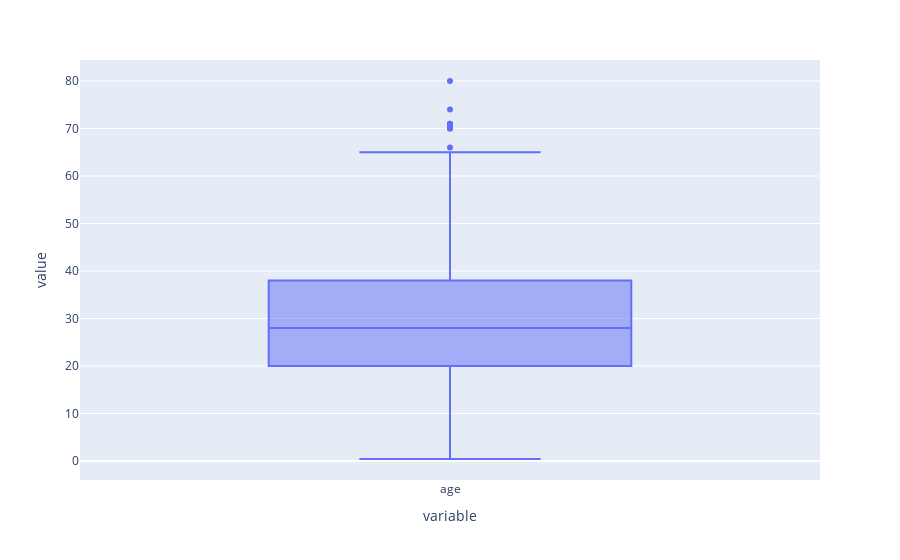

This figure's notebook cell:
### Code cell
px.box(df['age'])

### Figure 1 — Plotly figure (JSON) as saved in the notebook; plotly's stock layout.template omitted (floating-point values rounded to 4 significant figures; data arrays with more than 128 entries replaced by an {"elided": "..."} marker saying what was removed)
{"data": [{"alignmentgroup": "True", "hovertemplate": "variable=%{x}<br>value=%{y}<extra></extra>", "legendgroup": "", "marker": {"color": "#636efa"}, "name": "", "notched": false, "offsetgroup": "", "orientation": "v", "showlegend": false, "type": "box", "x": {"elided": "891 str values"}, "x0": " ", "xaxis": "x", "y": {"elided": "891 float values"}, "y0": " ", "yaxis": "y"}], "layout": {"boxmode": "group", "legend": {"tracegroupgap": 0}, "margin": {"t": 60}, "xaxis": {"anchor": "y", "domain": [0, 1], "title": {"text": "variable"}}, "yaxis": {"anchor": "x", "domain": [0, 1], "title": {"text": "value"}}}}
